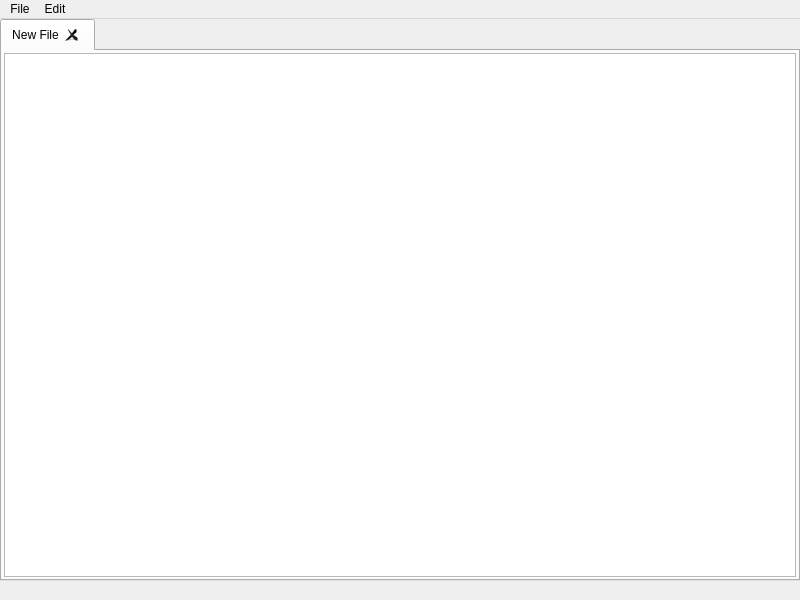
<?xml version="1.0" encoding="UTF-8"?>
<ui version="4.0">
 <class>NoteImpClass</class>
 <widget class="QMainWindow" name="NoteImpClass">
  <property name="geometry">
   <rect>
    <x>0</x>
    <y>0</y>
    <width>800</width>
    <height>600</height>
   </rect>
  </property>
  <property name="windowTitle">
   <string>NoteImp</string>
  </property>
  <property name="tabShape">
   <enum>QTabWidget::TabShape::Rounded</enum>
  </property>
  <widget class="QWidget" name="centralWidget">
   <layout class="QHBoxLayout" name="horizontalLayout_1" stretch="0">
    <property name="spacing">
     <number>0</number>
    </property>
    <property name="leftMargin">
     <number>0</number>
    </property>
    <property name="topMargin">
     <number>0</number>
    </property>
    <property name="rightMargin">
     <number>0</number>
    </property>
    <property name="bottomMargin">
     <number>0</number>
    </property>
    <item>
     <widget class="QTabWidget" name="tabWidget">
      <property name="styleSheet">
       <string notr="true"/>
      </property>
      <property name="tabsClosable">
       <bool>true</bool>
      </property>
      <property name="movable">
       <bool>true</bool>
      </property>
      <widget class="QWidget" name="tab_1">
       <attribute name="title">
        <string>New File</string>
       </attribute>
       <layout class="QHBoxLayout" name="horizontalLayout_2">
        <property name="spacing">
         <number>6</number>
        </property>
        <property name="leftMargin">
         <number>2</number>
        </property>
        <property name="topMargin">
         <number>2</number>
        </property>
        <property name="rightMargin">
         <number>2</number>
        </property>
        <property name="bottomMargin">
         <number>2</number>
        </property>
        <item>
         <widget class="QTextEdit" name="textEdit"/>
        </item>
       </layout>
      </widget>
     </widget>
    </item>
   </layout>
  </widget>
  <widget class="QMenuBar" name="menuBar">
   <property name="geometry">
    <rect>
     <x>0</x>
     <y>0</y>
     <width>800</width>
     <height>21</height>
    </rect>
   </property>
   <widget class="QMenu" name="menuFile">
    <property name="title">
     <string>File</string>
    </property>
    <addaction name="actionNew"/>
    <addaction name="actionOpen"/>
    <addaction name="separator"/>
    <addaction name="actionSave"/>
    <addaction name="actionSave_as"/>
   </widget>
   <widget class="QMenu" name="menuEdit">
    <property name="title">
     <string>Edit</string>
    </property>
   </widget>
   <addaction name="menuFile"/>
   <addaction name="menuEdit"/>
  </widget>
  <widget class="QStatusBar" name="statusBar">
   <property name="enabled">
    <bool>true</bool>
   </property>
   <property name="sizePolicy">
    <sizepolicy hsizetype="Preferred" vsizetype="Preferred">
     <horstretch>0</horstretch>
     <verstretch>0</verstretch>
    </sizepolicy>
   </property>
   <property name="autoFillBackground">
    <bool>false</bool>
   </property>
   <property name="styleSheet">
    <string notr="true"/>
   </property>
   <property name="sizeGripEnabled">
    <bool>false</bool>
   </property>
  </widget>
  <action name="actionNew">
   <property name="text">
    <string>New</string>
   </property>
  </action>
  <action name="actionOpen">
   <property name="text">
    <string>Open</string>
   </property>
  </action>
  <action name="actionSave">
   <property name="text">
    <string>Save</string>
   </property>
  </action>
  <action name="actionSave_as">
   <property name="text">
    <string>Save as...</string>
   </property>
  </action>
 </widget>
 <layoutdefault spacing="6" margin="11"/>
 <resources/>
 <connections/>
</ui>
